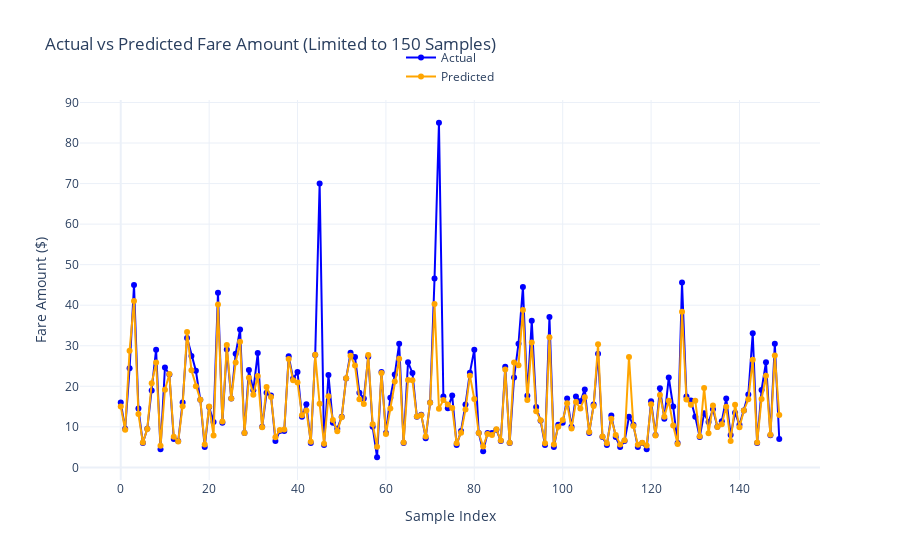

The notebook cell this image was saved under:
### Code cell
import pandas as pd
import numpy as np
from sklearn.metrics import r2_score, mean_absolute_error, mean_squared_error
import plotly.graph_objects as go

y_pred = y_pred.flatten()

# Calculate Model Accuracy Metrics
mae = mean_absolute_error(y_test, y_pred)
rmse = np.sqrt(mean_squared_error(y_test, y_pred))
r2 = r2_score(y_test, y_pred)

print(f"Model Accuracy Metrics:")
print(f"Mean Absolute Error (MAE): {mae:.2f}")
print(f"Root Mean Squared Error (RMSE): {rmse:.2f}")
print(f"R-squared (Accuracy): {r2:.2f}")

# Limit data to 150 samples for visualization
samples_to_plot = 150
y_test_limited = y_test[:samples_to_plot].reset_index(drop=True)
y_pred_limited = y_pred[:samples_to_plot]

# Create Line Chart with Plotly
fig = go.Figure()

# Actual Values
fig.add_trace(go.Scatter(
    x=y_test_limited.index, 
    y=y_test_limited, 
    mode="lines+markers", 
    name="Actual",
    line=dict(color="blue")
))

# Predicted Values
fig.add_trace(go.Scatter(
    x=y_test_limited.index, 
    y=y_pred_limited, 
    mode="lines+markers", 
    name="Predicted",
    line=dict(color="orange")
))

# Customize Layout
fig.update_layout(
    title="Actual vs Predicted Fare Amount (Limited to 150 Samples)",
    xaxis_title="Sample Index",
    yaxis_title="Fare Amount ($)",
    legend=dict(x=0.5, y=1.15, xanchor="center", yanchor="top"),
    template="plotly_white"
)

# Show the plot
fig.show()

### Figure 1 — Plotly figure (JSON) as saved in the notebook; plotly's stock layout.template omitted (floating-point values rounded to 4 significant figures; data arrays with more than 128 entries replaced by an {"elided": "..."} marker saying what was removed)
{"data": [{"line": {"color": "blue"}, "mode": "lines+markers", "name": "Actual", "type": "scatter", "x": {"elided": "150 int values"}, "y": {"elided": "150 float values"}}, {"line": {"color": "orange"}, "mode": "lines+markers", "name": "Predicted", "type": "scatter", "x": {"elided": "150 int values"}, "y": {"elided": "150 float values"}}], "layout": {"legend": {"x": 0.5, "xanchor": "center", "y": 1.15, "yanchor": "top"}, "title": {"text": "Actual vs Predicted Fare Amount (Limited to 150 Samples)"}, "xaxis": {"title": {"text": "Sample Index"}}, "yaxis": {"title": {"text": "Fare Amount ($)"}}}}
